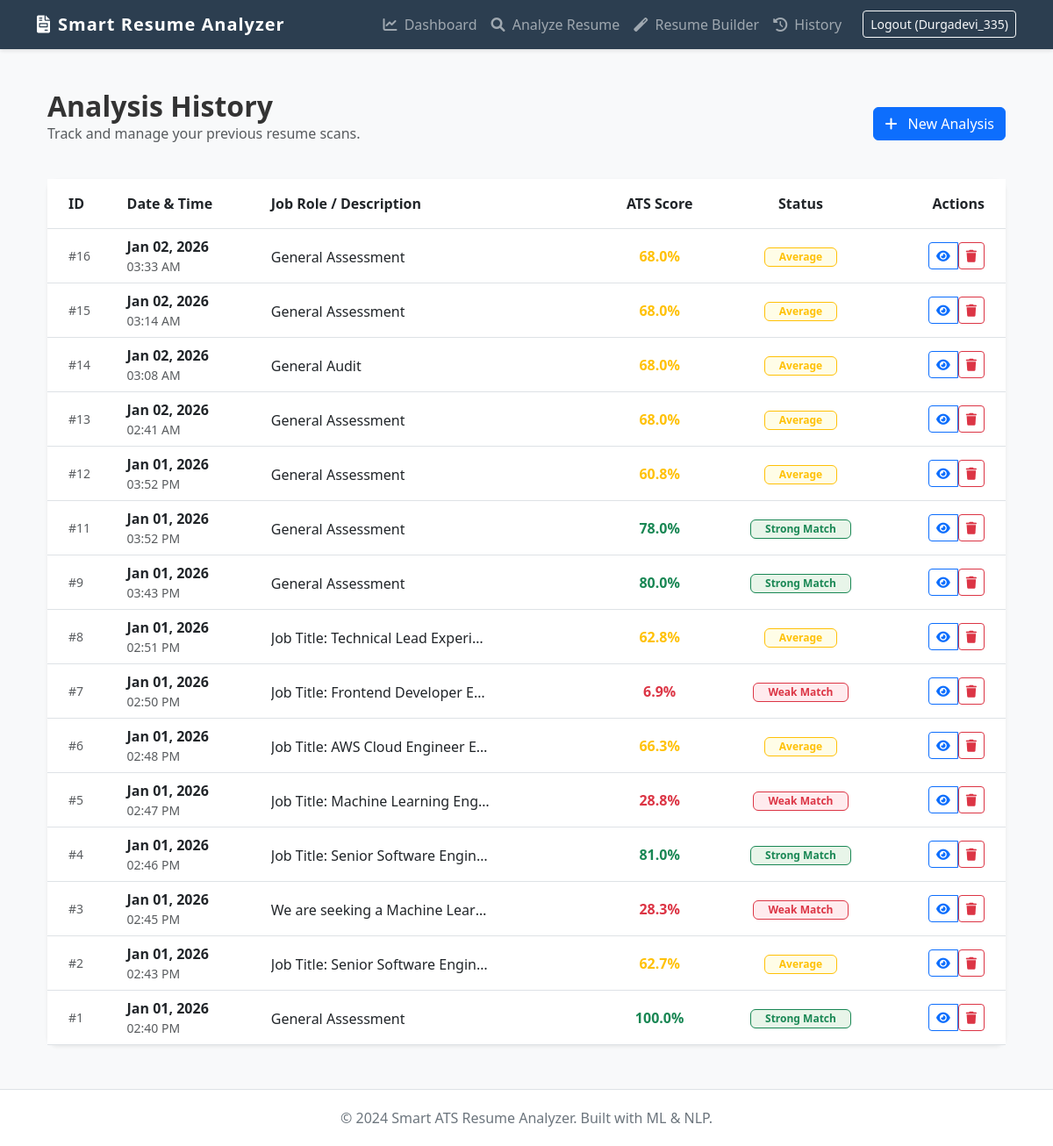
The page /history (signed in) on the database its author committed.
### database.py (models this page shows, shortened)
class User(UserMixin, db.Model):
    __tablename__ = 'user'
    id = db.Column(db.Integer, primary_key=True)
    username = db.Column(db.String(50), unique=True, nullable=False)
    email = db.Column(db.String(100), unique=True, nullable=False)
    password = db.Column(db.String(200), nullable=False)
    scans = db.relationship('History', backref='owner', lazy=True, cascade="all, delete-orphan")

class History(db.Model):
    __tablename__ = 'history'
    id = db.Column(db.Integer, primary_key=True)
    job_title = db.Column(db.String(100))
    score = db.Column(db.Float)
    full_report_json = db.Column(db.Text)
    date = db.Column(db.DateTime, default=datetime.utcnow)
    user_id = db.Column(db.Integer, db.ForeignKey('user.id'), nullable=False)

### app.py (the view)
@app.route('/history')
@login_required
def history():
    all_history = History.query.filter_by(user_id=current_user.id).order_by(History.date.desc()).all()
    return render_template('history.html', history=all_history)

### app.py (called while the page is built)
@login_manager.user_loader
def load_user(user_id):
    return User.query.get(int(user_id))

### templates/history.html (shortened to what this page needs)
{% extends "base.html" %}
{% block content %}
<div class="container">
    <div class="d-flex justify-content-between align-items-center mb-4">
        <div>
            <h2 class="fw-bold mb-0">Analysis History</h2>
            <p class="text-muted">Track and manage your previous resume scans.</p>
        </div>
        <a href="{{ url_for('analyze') }}" class="btn btn-primary">
            <i class="fas fa-plus me-2"></i> New Analysis
        </a>
    </div>
    <div class="card shadow-sm border-0">
        <div class="card-body p-0">
            <div class="table-responsive">
                <table class="table table-hover align-middle mb-0">
                    <thead class="bg-light">
                        <tr>
                            <th class="ps-4 py-3">ID</th>
                            <th class="py-3">Date & Time</th>
                            <th class="py-3">Job Role / Description</th>
                            <th class="py-3 text-center">ATS Score</th>
                            <th class="py-3 text-center">Status</th>
                            <th class="py-3 text-end pe-4">Actions</th>
                        </tr>
                    </thead>
                    <tbody>
                        {% for item in history %}
                        <tr>
                            <td class="ps-4 text-muted small">#{{ item.id }}</td>
                            <td>
                                <div class="fw-bold">{{ item.date.strftime('%b %d, %Y') }}</div>
                                <div class="small text-muted">{{ item.date.strftime('%I:%M %p') }}</div>
                            </td>
                            <td>
                                <span class="d-inline-block text-truncate" style="max-width: 250px;">
                                    {{ item.job_title if item.job_title else "General Analysis (No JD)" }}
                                </span>
                            </td>
                            <td class="text-center">
                                <div class="fw-bold text-{{ 'success' if item.score >= 70 else 'warning' if item.score >= 40 else 'danger' }}">
                                    {{ item.score }}%
                                </div>
                            </td>
                            <td class="text-center">
                                {% if item.score >= 70 %}
                                    <span class="badge bg-success-light text-success border border-success px-3">Strong Match</span>
                                {% elif item.score >= 40 %}
                                    <span class="badge bg-warning-light text-warning border border-warning px-3">Average</span>
                                {% else %}
                                    <span class="badge bg-danger-light text-danger border border-danger px-3">Weak Match</span>
                                {% endif %}
                            </td>
                            <td class="text-end pe-4">
                                <div class="btn-group">
                                    <a href="/report/{{ item.id }}" class="btn btn-sm btn-outline-primary" title="View Detailed Report">
                                        <i class="fas fa-eye"></i>
                                    </a>
                                    <form action="/delete-history/{{ item.id }}" method="POST" class="d-inline" onsubmit="return confirm('Are you sure you want to delete this scan?')">
                                        <button type="submit" class="btn btn-sm btn-outline-danger">
                                            <i class="fas fa-trash"></i>
                                        </button>
                                    </form>
                                </div>
                            </td>
                        </tr>
                        {% endfor %}
                    </tbody>
                </table>
            </div>
        </div>
    </div>
</div>
{% endblock %}

### templates/base.html (shortened to what this page needs)
<!DOCTYPE html>
<html lang="en">
<head>
    <link href="https://cdn.jsdelivr.net/npm/bootstrap@5.3.0/dist/css/bootstrap.min.css" rel="stylesheet">
    <link rel="stylesheet" href="https://cdnjs.cloudflare.com/ajax/libs/font-awesome/6.0.0/css/all.min.css">
    <link rel="stylesheet" href="{{ url_for('static', filename='css/dashboard.css') }}">
</head>
<body>
    <nav class="navbar navbar-expand-lg navbar-dark sticky-top">
        <div class="container">
            <a class="navbar-brand" href="{{ url_for('dashboard') }}">
                <i class="fas fa-file-invoice me-2"></i>Smart Resume Analyzer
            </a>
            <div class="collapse navbar-collapse" id="navbarNav">
                <ul class="navbar-nav ms-auto">
                    {% if current_user.is_authenticated %}
                        <li class="nav-item">
                            <a class="nav-link" href="{{ url_for('dashboard') }}">
                                <i class="fas fa-chart-line me-1"></i> Dashboard
                            </a>
                        </li>
                        <li class="nav-item">
                            <a class="nav-link" href="{{ url_for('analyze') }}">
                                <i class="fas fa-search me-1"></i> Analyze Resume
                            </a>
                        </li>
                        <li class="nav-item">
                            <a class="nav-link" href="{{ url_for('builder') }}">
                                <i class="fas fa-magic me-1"></i> Resume Builder
                            </a>
                        </li>
                        <li class="nav-item">
                            <a class="nav-link" href="{{ url_for('history') }}">
                                <i class="fas fa-history me-1"></i> History
                            </a>
                        </li>
                        <li class="nav-item ms-lg-3">
                            <a class="btn btn-outline-light btn-sm mt-1" href="{{ url_for('logout') }}">
                                Logout ({{ current_user.username }})
                            </a>
                        </li>
                    {% endif %}
                </ul>
            </div>
        </div>
    </nav>
    <main class="container main-content">
        {% block content %}{% endblock %}
    </main>
    <footer class="footer mt-auto">
        <div class="container">
            <p class="mb-0">&copy; 2024 Smart ATS Resume Analyzer. Built with ML & NLP.</p>
        </div>
    </footer>
</body>
</html>

### static/css/dashboard.css (style rules this page uses)
:root { --primary-blue: #3498db; --dark-navy: #2c3e50; --success-green: #2ecc71; --danger-red: #e74c3c; --light-gray: #f4f7f6; --card-shadow: 0 4px 12px rgba(0,0,0,0.08); }
body { background-color: var(--light-gray); color: #333; }
.card { border-radius: 12px; transition: transform 0.2s ease, box-shadow 0.2s ease; }

### templates/base.html (style rules this page uses)
:root { --primary-dark: #2c3e50; --accent-blue: #3498db; --light-bg: #f8f9fa; }
body { background-color: var(--light-bg); font-family: 'Segoe UI', Tahoma, Geneva, Verdana, sans-serif; }
.navbar { background-color: var(--primary-dark); box-shadow: 0 2px 4px rgba(0,0,0,0.1); }
.navbar-brand { font-weight: bold; letter-spacing: 1px; }
.nav-link { transition: color 0.3s ease; }
.main-content { padding-top: 30px; padding-bottom: 50px; }
.footer { background: #fff; padding: 20px 0; border-top: 1px solid #dee2e6; text-align: center; color: #6c757d; }

### templates/history.html (style rules this page uses)
.bg-success-light { background-color: #e8f5e9; }
.bg-warning-light { background-color: #fffde7; }
.bg-danger-light { background-color: #ffebee; }
.text-truncate { vertical-align: middle; }

### rows shown on the page
User: username "Durgadevi_335"
History: id "16", date "Jan 02, 2026", date "03:33 AM", job_title "General Assessment", score "68.0", shows "Average"
History: id "15", date "Jan 02, 2026", date "03:14 AM", job_title "General Assessment", score "68.0", shows "Average"
History: id "14", date "Jan 02, 2026", date "03:08 AM", job_title "General Audit", score "68.0", shows "Average"
History: id "13", date "Jan 02, 2026", date "02:41 AM", job_title "General Assessment", score "68.0", shows "Average"
History: id "12", date "Jan 01, 2026", date "03:52 PM", job_title "General Assessment", score "60.8", shows "Average"
History: id "11", date "Jan 01, 2026", date "03:52 PM", job_title "General Assessment", score "78.0", shows "Strong Match"
History: id "9", date "Jan 01, 2026", date "03:43 PM", job_title "General Assessment", score "80.0", shows "Strong Match"
History: id "8", date "Jan 01, 2026", date "02:51 PM", job_title "Job Title: Technical Lead Experi…", score "62.8", shows "Average"
History: id "7", date "Jan 01, 2026", date "02:50 PM", job_title "Job Title: Frontend Developer E…", score "6.9", shows "Weak Match"
History: id "6", date "Jan 01, 2026", date "02:48 PM", job_title "Job Title: AWS Cloud Engineer E…", score "66.3", shows "Average"
History: id "5", date "Jan 01, 2026", date "02:47 PM", job_title "Job Title: Machine Learning Eng…", score "28.8", shows "Weak Match"
History: id "4", date "Jan 01, 2026", date "02:46 PM", job_title "Job Title: Senior Software Engin…", score "81.0", shows "Strong Match"
History: id "3", date "Jan 01, 2026", date "02:45 PM", job_title "We are seeking a Machine Lear…", score "28.3", shows "Weak Match"
History: id "2", date "Jan 01, 2026", date "02:43 PM", job_title "Job Title: Senior Software Engin…", score "62.7", shows "Average"
History: id "1", date "Jan 01, 2026", date "02:40 PM", job_title "General Assessment", score "100.0", shows "Strong Match"
